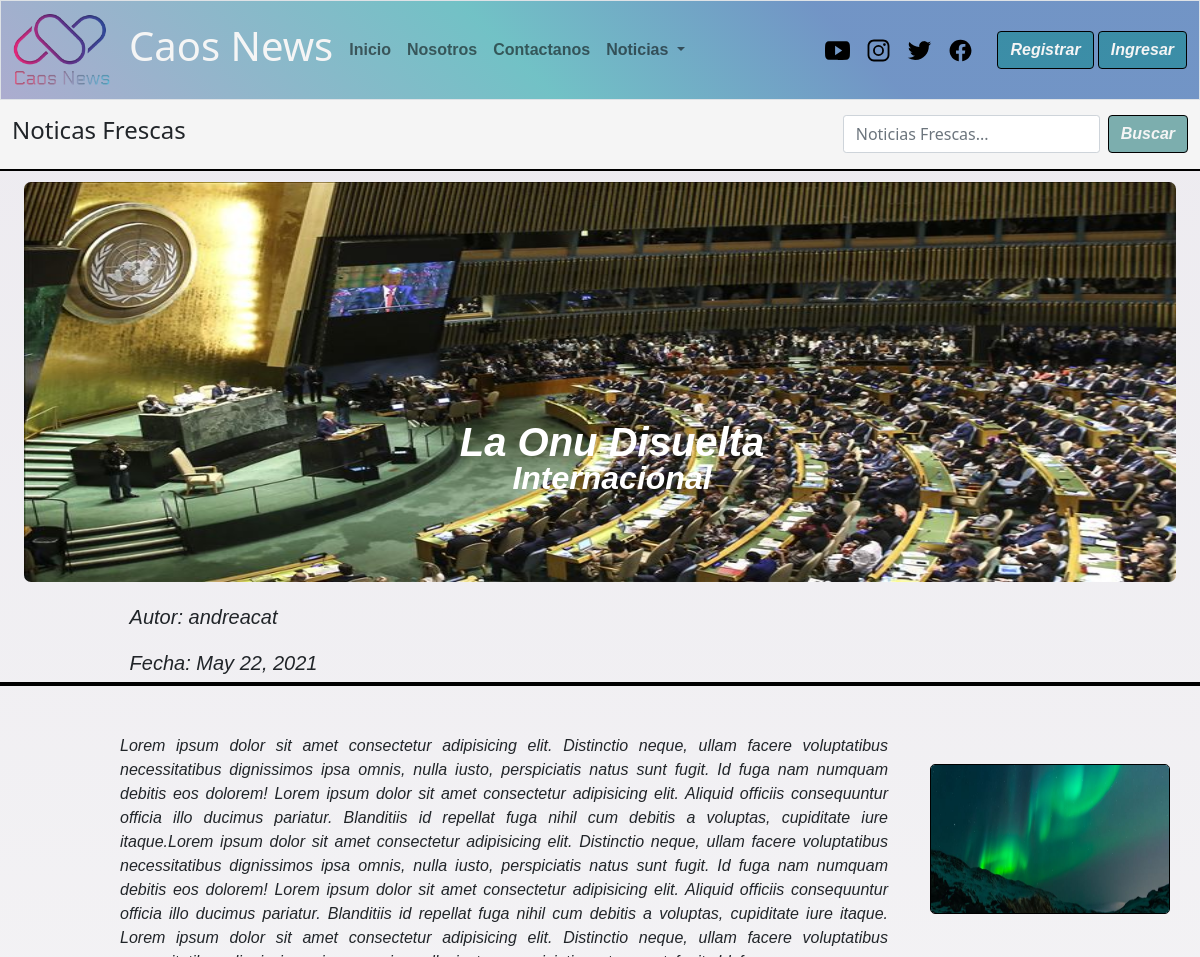
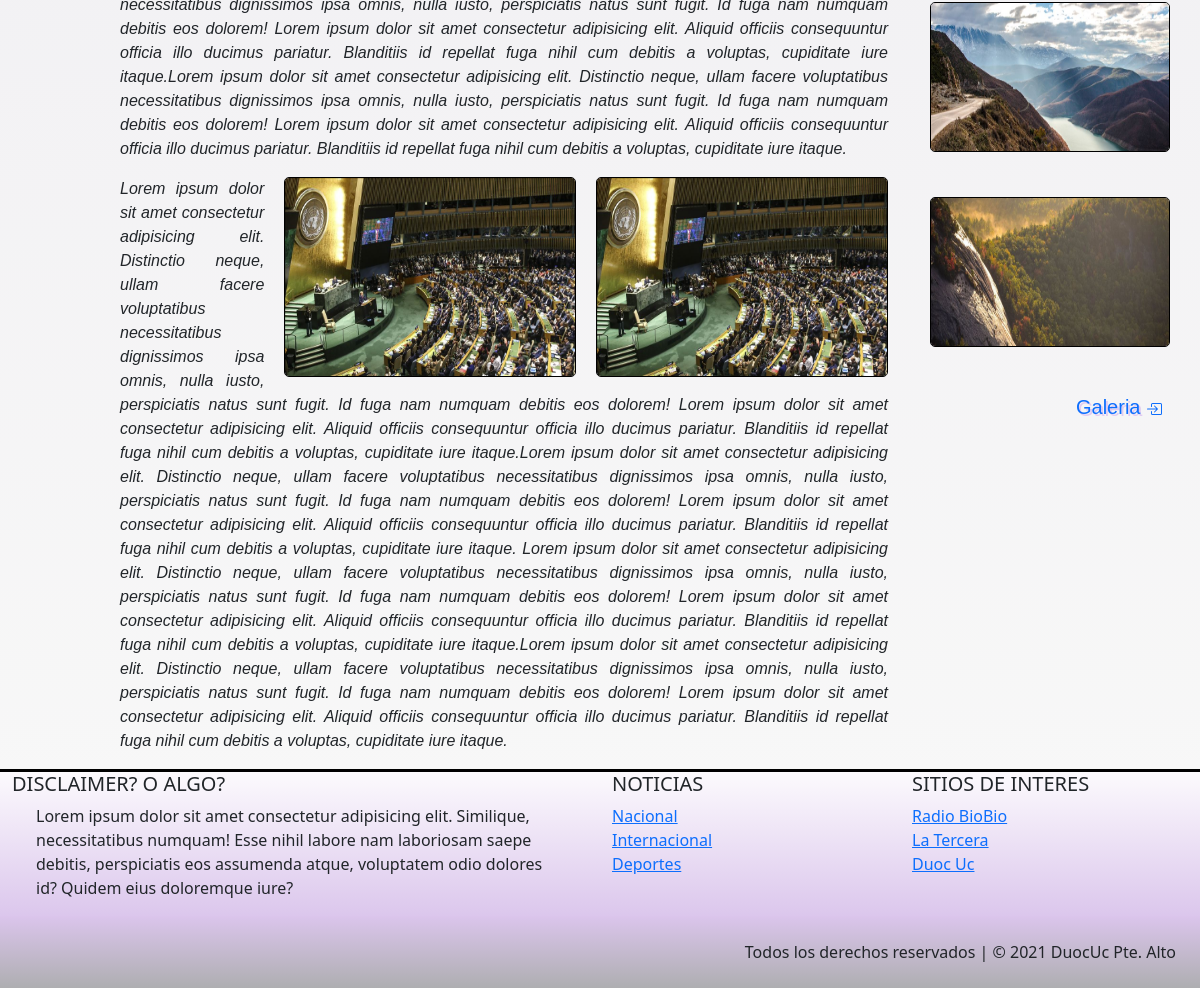
The page /noticia/La Onu Disuelta/ on the database its author committed (2 pictures, top to bottom).
### caos_news/models.py (models this page shows, shortened)
class Noticia(models.Model):
    nombre_not = models.CharField(primary_key= True, max_length=50)
    fecha_not = models.DateField(default=datetime.date.today)
    redac =  models.TextField()
    img_not = models.ImageField(upload_to='noticias',null=True)
    publicar = models.BooleanField(default=False)
    comentario = models.TextField(null=True,default='Sin observaciones')
    autor = models.ForeignKey(User,null=True, on_delete=models.CASCADE)
    categoria = models.ForeignKey(Categoria, on_delete=models.CASCADE)

class Categoria(models.Model):
    cod_catg = models.IntegerField(primary_key=True)
    nombre_catg = models.CharField(max_length=50)
    def __str__(self):
        return self.nombre_catg

class Galeria(models.Model):
    cod_img = models.AutoField(primary_key=True)
    imagen = models.ImageField(upload_to='galeria',null=True)
    not_gal = models.ForeignKey(Noticia, null=True, on_delete=models.CASCADE)

### caos_news/views.py (the view)
# urls.py: path('noticia/<id>/',noticias,name='noti'),
def noticias(request,id):
    categoria = Categoria.objects.all()
    try:
        noti = Noticia.objects.get(nombre_not=id)
        gale = Galeria.objects.filter(not_gal=noti)[:3]
        link_g= Galeria.objects.filter(not_gal=noti)[1]
        contexto = {"noticia":noti,"categorias":categoria,"galeria":gale,"link":link_g}
        return render(request, "Noticia.html",contexto)
    except:
        contexto ={"noticia":"No existe esa Noticia","categorias":categoria}
        return render(request,"Noticia.html",contexto)

### caos_news/templates/Noticia.html (shortened to what this page needs)
{% extends 'base.html' %}
{%load static%}
{% block link_activos %}
<ul class="navbar-nav me-auto mb-2 mb-lg-0">
    <li class="nav-item">
        <a class="nav-link" aria-current="page" href="{% url 'index'%}">Inicio</a>
    </li>
    {% if user.is_authenticated %}
    <li class="nav-item">
        <a class="nav-link" href="{% url 'enviar_n' %}">Subir noticia</a>
    </li>
    <li class="nav-item">
        <a class="nav-link" href="{% url 'mis_notis' %}">Mis Noticias</a>
    </li>
    {% else %}
    <li class="nav-item">
        <a class="nav-link" href="{% url 'nos' %}">Nosotros</a>
    </li>
    <li class="nav-item">
        <a class="nav-link" href="{% url 'contac' %}">Contactanos</a>
    </li>
    {% endif %}
    <li class="nav-item dropdown">
        <a class="nav-link dropdown-toggle" href="#" id="navbarDropdown" role="button" data-bs-toggle="dropdown"
            aria-expanded="false">
            Noticias
        </a>
    </li>
    {% endblock link_activos %}
    {% block contenido %}
    <main>
        <nav class="navbar sticky-top" id="barra-busqueda">
            <div class="container-fluid ">
                <span class="navbar-text">
                    {% if user.is_authenticated %}
                    <h4> Bienvenido(a) {{user.first_name}} {{user.last_name}} </h4>
                    {% else %}
                    <h4>Noticas Frescas</h4>
                    {% endif %}
                </span>
                <form class="d-flex" method="POST" action="{% url 'filter_d'%}">
                    <input class="form-control me-2" type="search" placeholder="Noticias Frescas..." name="txtbusqueda"
                        aria-label="Search">
                    <button id="boton" class="btn btn-outline" type="submit">Buscar</button>
                </form>
            </div>
        </nav>
        <section class="container-fluid bg-news">
            <div class="container-fluid" id="banner-noti">
                <div>
                    <img src="{{noticia.img_not.url}}" alt="">
                    <div>
                        <h1>{{noticia.nombre_not}}</h1>
                    </div>
                    <div>
                        <h2>{{noticia.categoria}}</h2>
                    </div>
                </div>
            </div>
            <div id="autor" class="container-fluid">
                <div>
                    <p>Autor: {{noticia.autor}}</p>
                </div>
                <div>
                    <span>Fecha: {{noticia.fecha_not}}</span>
                </div>
            </div>
        </section>
        <section class="container-fluid mt-5">
            <div class="row">
                <div class="col-9" id="txt-news1">
                    <div>
                        <p>
                            {{noticia.redac}}
                            {{noticia.redac}}
                        </p>
                        <a href="{{noticia.img_not.url}}" data-fancybox data-caption="{{noticia.autor}} - Imagen Portada">
                            <img src="{{noticia.img_not.url}}" alt="" />
                        </a>
                        <a href="{{noticia.img_not.url}}" data-fancybox data-caption="{{noticia.autor}} - Imagen Portada">
                            <img src="{{noticia.img_not.url}}" alt="" />
                        </a>
                    </div>
                    <div>
                        <p>
                            {{noticia.redac}}
                            {{noticia.redac}}
                        </p>
                    </div>
                </div>
                <div class="col-3" id="gal-news1">
                    {% for x in galeria %}
                    <a href="{{x.imagen.url}}" data-fancybox="gall-new1" data-caption="{{x.not_gal.autor}} - Imagen {{forloop.counter}}">
                        <img src="{{x.imagen.url}}" alt="" />
                    </a>
                    {% endfor %}
                    <div style="text-align: end;">
                        <a href="{% url 'gal' link.not_gal.nombre_not %}">
                            <p>Galeria </p>
                        </a>
                    </div>
                </div>
            </div>
        </section>
    </main>
    {% endblock contenido %}
    {% block categorias %}
    {% for x in categorias %}
    <li><a href="{% url 'categ' x.nombre_catg %}">{{x.nombre_catg}}</a></li>
    {% endfor %}
    {% endblock categorias %}

### rows shown on the page
Noticia: img_not (picture), nombre_not "La Onu Disuelta", categoria "Internacional", autor "andreacat", fecha_not "May 22, 2021", redac "Lorem ipsum dolor sit amet consectetur adipisicing elit. Distinctio neque, ullam facere voluptatibus necessitatibus dignissimos ipsa omnis, nulla iusto, perspiciatis natus sunt fugit. Id fuga nam numquam debitis eos dolorem! Lorem ipsum dolor sit amet consectetur adipisicing elit. Aliquid officiis consequuntur officia illo ducimus pariatur. Blanditiis id repellat fuga nihil cum debitis a voluptas, cupiditate iure itaque.Lorem ipsum dolor sit amet consectetur adipisicing elit. Distinctio neque, ullam facere voluptatibus necessitatibus dignissimos ipsa omnis, nulla iusto, perspiciatis natus sunt fugit. Id fuga nam numquam debitis eos dolorem! Lorem ipsum dolor sit amet consectetur adipisicing…"
Galeria: imagen (picture)
Galeria: imagen (picture)
Galeria: imagen (picture)
Categoria: nombre_catg "Nacional"
Categoria: nombre_catg "Internacional"
Categoria: nombre_catg "Deportes"
